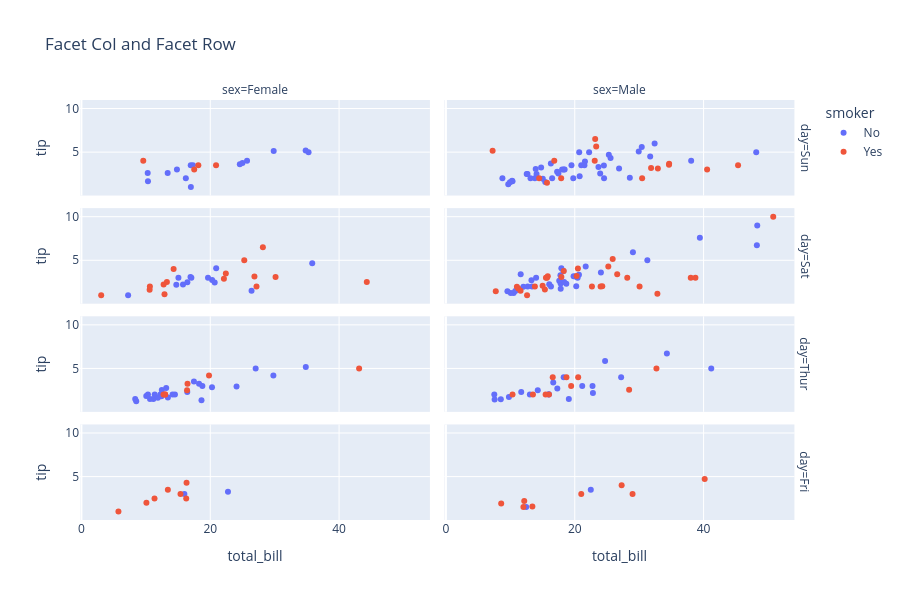

The notebook cell this image was saved under:
### Code cell
fig = px.scatter(df, x='total_bill', y='tip', 
                color='smoker', facet_col='sex', facet_row='day', title='Facet Col and Facet Row', 
                height=600
)
fig.show()

### Figure 1 — Plotly figure (JSON) as saved in the notebook; plotly's stock layout.template omitted (floating-point values rounded to 4 significant figures)
{"data": [{"hovertemplate": "smoker=No<br>day=Sun<br>sex=Female<br>total_bill=%{x}<br>tip=%{y}<extra></extra>", "legendgroup": "No", "marker": {"color": "#636efa", "symbol": "circle"}, "mode": "markers", "name": "No", "orientation": "v", "showlegend": true, "type": "scatter", "x": [16.99, 24.59, 35.26, 14.83, 10.33, 16.97, 10.29, 34.81, 25.71, 17.31, 29.85, 25.0, 13.39, 16.21], "xaxis": "x7", "y": [1.01, 3.61, 5.0, 3.02, 1.67, 3.5, 2.6, 5.2, 4.0, 3.5, 5.14, 3.75, 2.61, 2.0], "yaxis": "y7"}, {"hovertemplate": "smoker=No<br>day=Sun<br>sex=Male<br>total_bill=%{x}<br>tip=%{y}<extra></extra>", "legendgroup": "No", "marker": {"color": "#636efa", "symbol": "circle"}, "mode": "markers", "name": "No", "orientation": "v", "showlegend": false, "type": "scatter", "x": [10.34, 21.01, 23.68, 25.29, 8.77, 26.88, 15.04, 14.78, 10.27, 15.42, 18.43, 21.58, 16.29, 17.46, 13.94, 9.68, 30.4, 18.29, 22.23, 32.4, 28.55, 18.04, 12.54, 9.94, 25.56, 19.49, 38.07, 23.95, 29.93, 14.07, 13.13, 17.26, 24.55, 19.77, 48.17, 16.49, 21.5, 12.66, 13.81, 24.52, 20.76, 31.71, 20.69], "xaxis": "x8", "y": [1.66, 3.5, 3.31, 4.71, 2.0, 3.12, 1.96, 3.23, 1.71, 1.57, 3.0, 3.92, 3.71, 2.54, 3.06, 1.32, 5.6, 3.0, 5.0, 6.0, 2.05, 3.0, 2.5, 1.56, 4.34, 3.51, 4.0, 2.55, 5.07, 2.5, 2.0, 2.74, 2.0, 2.0, 5.0, 2.0, 3.5, 2.5, 2.0, 3.48, 2.24, 4.5, 5.0], "yaxis": "y8"}, {"hovertemplate": "smoker=No<br>day=Sat<br>sex=Female<br>total_bill=%{x}<br>tip=%{y}<extra></extra>", "legendgroup": "No", "marker": {"color": "#636efa", "symbol": "circle"}, "mode": "markers", "name": "No", "orientation": "v", "showlegend": false, "type": "scatter", "x": [20.29, 15.77, 19.65, 15.06, 20.69, 16.93, 26.41, 16.45, 17.07, 14.73, 20.92, 7.25, 35.83], "xaxis": "x5", "y": [2.75, 2.23, 3.0, 3.0, 2.45, 3.07, 1.5, 2.47, 3.0, 2.2, 4.08, 1.0, 4.67], "yaxis": "y5"}, {"hovertemplate": "smoker=No<br>day=Sat<br>sex=Male<br>total_bill=%{x}<br>tip=%{y}<extra></extra>", "legendgroup": "No", "marker": {"color": "#636efa", "symbol": "circle"}, "mode": "markers", "name": "No", "orientation": "v", "showlegend": false, "type": "scatter", "x": [20.65, 17.92, 39.42, 19.82, 17.81, 13.37, 12.69, 21.7, 9.55, 18.35, 17.78, 24.06, 16.31, 18.69, 31.27, 16.04, 48.27, 17.59, 20.08, 20.23, 12.02, 10.51, 18.24, 14.0, 48.33, 20.45, 13.28, 11.61, 10.77, 10.07, 29.03, 17.82], "xaxis": "x6", "y": [3.35, 4.08, 7.58, 3.18, 2.34, 2.0, 2.0, 4.3, 1.45, 2.5, 3.27, 3.6, 2.0, 2.31, 5.0, 2.24, 6.73, 2.64, 3.15, 2.01, 1.97, 1.25, 3.76, 3.0, 9.0, 3.0, 2.72, 3.39, 1.47, 1.25, 5.92, 1.75], "yaxis": "y6"}, {"hovertemplate": "smoker=No<br>day=Thur<br>sex=Female<br>total_bill=%{x}<br>tip=%{y}<extra></extra>", "legendgroup": "No", "marker": {"color": "#636efa", "symbol": "circle"}, "mode": "markers", "name": "No", "orientation": "v", "showlegend": false, "type": "scatter", "x": [10.07, 34.83, 10.65, 12.43, 24.08, 13.42, 12.48, 29.8, 14.52, 11.38, 20.27, 11.17, 12.26, 18.26, 8.51, 10.33, 14.15, 13.16, 17.47, 27.05, 16.43, 8.35, 18.64, 11.87, 18.78], "xaxis": "x3", "y": [1.83, 5.17, 1.5, 1.8, 2.92, 1.68, 2.52, 4.2, 2.0, 2.0, 2.83, 1.5, 2.0, 3.25, 1.25, 2.0, 2.0, 2.75, 3.5, 5.0, 2.3, 1.5, 1.36, 1.63, 3.0], "yaxis": "y3"}, {"hovertemplate": "smoker=No<br>day=Thur<br>sex=Male<br>total_bill=%{x}<br>tip=%{y}<extra></extra>", "legendgroup": "No", "marker": {"color": "#636efa", "symbol": "circle"}, "mode": "markers", "name": "No", "orientation": "v", "showlegend": false, "type": "scatter", "x": [27.2, 22.76, 17.29, 16.66, 15.98, 13.03, 18.28, 24.71, 21.16, 11.69, 14.26, 15.95, 8.52, 22.82, 19.08, 34.3, 41.19, 9.78, 7.51, 7.56], "xaxis": "x4", "y": [4.0, 3.0, 2.71, 3.4, 2.03, 2.0, 4.0, 5.85, 3.0, 2.31, 2.5, 2.0, 1.48, 2.18, 1.5, 6.7, 5.0, 1.73, 2.0, 1.44], "yaxis": "y4"}, {"hovertemplate": "smoker=No<br>day=Fri<br>sex=Female<br>total_bill=%{x}<br>tip=%{y}<extra></extra>", "legendgroup": "No", "marker": {"color": "#636efa", "symbol": "circle"}, "mode": "markers", "name": "No", "orientation": "v", "showlegend": false, "type": "scatter", "x": [22.75, 15.98], "xaxis": "x", "y": [3.25, 3.0], "yaxis": "y"}, {"hovertemplate": "smoker=No<br>day=Fri<br>sex=Male<br>total_bill=%{x}<br>tip=%{y}<extra></extra>", "legendgroup": "No", "marker": {"color": "#636efa", "symbol": "circle"}, "mode": "markers", "name": "No", "orientation": "v", "showlegend": false, "type": "scatter", "x": [22.49, 12.46], "xaxis": "x2", "y": [3.5, 1.5], "yaxis": "y2"}, {"hovertemplate": "smoker=Yes<br>day=Sun<br>sex=Female<br>total_bill=%{x}<br>tip=%{y}<extra></extra>", "legendgroup": "Yes", "marker": {"color": "#EF553B", "symbol": "circle"}, "mode": "markers", "name": "Yes", "orientation": "v", "showlegend": true, "type": "scatter", "x": [17.51, 9.6, 20.9, 18.15], "xaxis": "x7", "y": [3.0, 4.0, 3.5, 3.5], "yaxis": "y7"}, {"hovertemplate": "smoker=Yes<br>day=Sun<br>sex=Male<br>total_bill=%{x}<br>tip=%{y}<extra></extra>", "legendgroup": "Yes", "marker": {"color": "#EF553B", "symbol": "circle"}, "mode": "markers", "name": "Yes", "orientation": "v", "showlegend": false, "type": "scatter", "x": [7.25, 31.85, 16.82, 32.9, 17.89, 14.48, 34.63, 34.65, 23.33, 45.35, 23.17, 40.55, 30.46, 23.1, 15.69], "xaxis": "x8", "y": [5.15, 3.18, 4.0, 3.11, 2.0, 2.0, 3.55, 3.68, 5.65, 3.5, 6.5, 3.0, 2.0, 4.0, 1.5], "yaxis": "y8"}, {"hovertemplate": "smoker=Yes<br>day=Sat<br>sex=Female<br>total_bill=%{x}<br>tip=%{y}<extra></extra>", "legendgroup": "Yes", "marker": {"color": "#EF553B", "symbol": "circle"}, "mode": "markers", "name": "Yes", "orientation": "v", "showlegend": false, "type": "scatter", "x": [3.07, 26.86, 25.28, 44.3, 22.42, 14.31, 10.59, 10.63, 12.76, 13.27, 28.17, 12.9, 30.14, 22.12, 27.18], "xaxis": "x5", "y": [1.0, 3.14, 5.0, 2.5, 3.48, 4.0, 1.61, 2.0, 2.23, 2.5, 6.5, 1.1, 3.09, 2.88, 2.0], "yaxis": "y5"}, {"hovertemplate": "smoker=Yes<br>day=Sat<br>sex=Male<br>total_bill=%{x}<br>tip=%{y}<extra></extra>", "legendgroup": "Yes", "marker": {"color": "#EF553B", "symbol": "circle"}, "mode": "markers", "name": "Yes", "orientation": "v", "showlegend": false, "type": "scatter", "x": [38.01, 11.24, 20.29, 13.81, 11.02, 18.29, 15.01, 17.92, 15.36, 20.49, 25.21, 50.81, 15.81, 26.59, 38.73, 24.27, 30.06, 25.89, 28.15, 11.59, 7.74, 24.01, 15.69, 15.53, 12.6, 32.83, 22.67], "xaxis": "x6", "y": [3.0, 1.76, 3.21, 2.0, 1.98, 3.76, 2.09, 3.08, 1.64, 4.06, 4.29, 10.0, 3.16, 3.41, 3.0, 2.03, 2.0, 5.16, 3.0, 1.5, 1.44, 2.0, 3.0, 3.0, 1.0, 1.17, 2.0], "yaxis": "y6"}, {"hovertemplate": "smoker=Yes<br>day=Thur<br>sex=Female<br>total_bill=%{x}<br>tip=%{y}<extra></extra>", "legendgroup": "Yes", "marker": {"color": "#EF553B", "symbol": "circle"}, "mode": "markers", "name": "Yes", "orientation": "v", "showlegend": false, "type": "scatter", "x": [19.81, 43.11, 13.0, 12.74, 13.0, 16.4, 16.47], "xaxis": "x3", "y": [4.19, 5.0, 2.0, 2.01, 2.0, 2.5, 3.23], "yaxis": "y3"}, {"hovertemplate": "smoker=Yes<br>day=Thur<br>sex=Male<br>total_bill=%{x}<br>tip=%{y}<extra></extra>", "legendgroup": "Yes", "marker": {"color": "#EF553B", "symbol": "circle"}, "mode": "markers", "name": "Yes", "orientation": "v", "showlegend": false, "type": "scatter", "x": [19.44, 32.68, 16.0, 28.44, 15.48, 16.58, 10.34, 13.51, 18.71, 20.53], "xaxis": "x4", "y": [3.0, 5.0, 2.0, 2.56, 2.02, 4.0, 2.0, 2.0, 4.0, 4.0], "yaxis": "y4"}, {"hovertemplate": "smoker=Yes<br>day=Fri<br>sex=Female<br>total_bill=%{x}<br>tip=%{y}<extra></extra>", "legendgroup": "Yes", "marker": {"color": "#EF553B", "symbol": "circle"}, "mode": "markers", "name": "Yes", "orientation": "v", "showlegend": false, "type": "scatter", "x": [5.75, 16.32, 11.35, 15.38, 13.42, 16.27, 10.09], "xaxis": "x", "y": [1.0, 4.3, 2.5, 3.0, 3.48, 2.5, 2.0], "yaxis": "y"}, {"hovertemplate": "smoker=Yes<br>day=Fri<br>sex=Male<br>total_bill=%{x}<br>tip=%{y}<extra></extra>", "legendgroup": "Yes", "marker": {"color": "#EF553B", "symbol": "circle"}, "mode": "markers", "name": "Yes", "orientation": "v", "showlegend": false, "type": "scatter", "x": [28.97, 40.17, 27.28, 12.03, 21.01, 12.16, 8.58, 13.42], "xaxis": "x2", "y": [3.0, 4.73, 4.0, 1.5, 3.0, 2.2, 1.92, 1.58], "yaxis": "y2"}], "layout": {"annotations": [{"font": {}, "showarrow": false, "text": "sex=Female", "x": 0.24, "xanchor": "center", "xref": "paper", "y": 1, "yanchor": "bottom", "yref": "paper"}, {"font": {}, "showarrow": false, "text": "sex=Male", "x": 0.74, "xanchor": "center", "xref": "paper", "y": 1, "yanchor": "bottom", "yref": "paper"}, {"font": {}, "showarrow": false, "text": "day=Fri", "textangle": 90, "x": 0.98, "xanchor": "left", "xref": "paper", "y": 0.1138, "yanchor": "middle", "yref": "paper"}, {"font": {}, "showarrow": false, "text": "day=Thur", "textangle": 90, "x": 0.98, "xanchor": "left", "xref": "paper", "y": 0.3712, "yanchor": "middle", "yref": "paper"}, {"font": {}, "showarrow": false, "text": "day=Sat", "textangle": 90, "x": 0.98, "xanchor": "left", "xref": "paper", "y": 0.6288, "yanchor": "middle", "yref": "paper"}, {"font": {}, "showarrow": false, "text": "day=Sun", "textangle": 90, "x": 0.98, "xanchor": "left", "xref": "paper", "y": 0.8862, "yanchor": "middle", "yref": "paper"}], "height": 600, "legend": {"title": {"text": "smoker"}, "tracegroupgap": 0}, "title": {"text": "Facet Col and Facet Row"}, "xaxis": {"anchor": "y", "domain": [0, 0.48], "title": {"text": "total_bill"}}, "xaxis2": {"anchor": "y2", "domain": [0.5, 0.98], "matches": "x", "title": {"text": "total_bill"}}, "xaxis3": {"anchor": "y3", "domain": [0, 0.48], "matches": "x", "showticklabels": false}, "xaxis4": {"anchor": "y4", "domain": [0.5, 0.98], "matches": "x", "showticklabels": false}, "xaxis5": {"anchor": "y5", "domain": [0, 0.48], "matches": "x", "showticklabels": false}, "xaxis6": {"anchor": "y6", "domain": [0.5, 0.98], "matches": "x", "showticklabels": false}, "xaxis7": {"anchor": "y7", "domain": [0, 0.48], "matches": "x", "showticklabels": false}, "xaxis8": {"anchor": "y8", "domain": [0.5, 0.98], "matches": "x", "showticklabels": false}, "yaxis": {"anchor": "x", "domain": [0, 0.2275], "title": {"text": "tip"}}, "yaxis2": {"anchor": "x2", "domain": [0, 0.2275], "matches": "y", "showticklabels": false}, "yaxis3": {"anchor": "x3", "domain": [0.2575, 0.485], "matches": "y", "title": {"text": "tip"}}, "yaxis4": {"anchor": "x4", "domain": [0.2575, 0.485], "matches": "y", "showticklabels": false}, "yaxis5": {"anchor": "x5", "domain": [0.515, 0.7425], "matches": "y", "title": {"text": "tip"}}, "yaxis6": {"anchor": "x6", "domain": [0.515, 0.7425], "matches": "y", "showticklabels": false}, "yaxis7": {"anchor": "x7", "domain": [0.7725, 1], "matches": "y", "title": {"text": "tip"}}, "yaxis8": {"anchor": "x8", "domain": [0.7725, 1], "matches": "y", "showticklabels": false}}}
